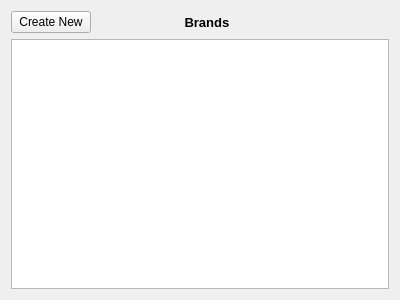
<?xml version="1.0" encoding="UTF-8"?>
<ui version="4.0">
 <class>BrandsList</class>
 <widget class="QWidget" name="BrandsList">
  <property name="geometry">
   <rect>
    <x>0</x>
    <y>0</y>
    <width>400</width>
    <height>300</height>
   </rect>
  </property>
  <property name="windowTitle">
   <string>Form</string>
  </property>
  <layout class="QGridLayout" name="gridLayout">
   <item row="0" column="0">
    <widget class="QPushButton" name="createNewPushButton">
     <property name="sizePolicy">
      <sizepolicy hsizetype="Fixed" vsizetype="Fixed">
       <horstretch>0</horstretch>
       <verstretch>0</verstretch>
      </sizepolicy>
     </property>
     <property name="text">
      <string>Create New</string>
     </property>
    </widget>
   </item>
   <item row="0" column="1">
    <widget class="QLabel" name="label">
     <property name="font">
      <font>
       <pointsize>10</pointsize>
       <weight>75</weight>
       <bold>true</bold>
      </font>
     </property>
     <property name="text">
      <string>Brands                    </string>
     </property>
     <property name="alignment">
      <set>Qt::AlignCenter</set>
     </property>
    </widget>
   </item>
   <item row="1" column="0" colspan="2">
    <widget class="QTableWidget" name="tableWidget">
     <property name="selectionBehavior">
      <enum>QAbstractItemView::SelectRows</enum>
     </property>
    </widget>
   </item>
  </layout>
 </widget>
 <resources/>
 <connections/>
</ui>
